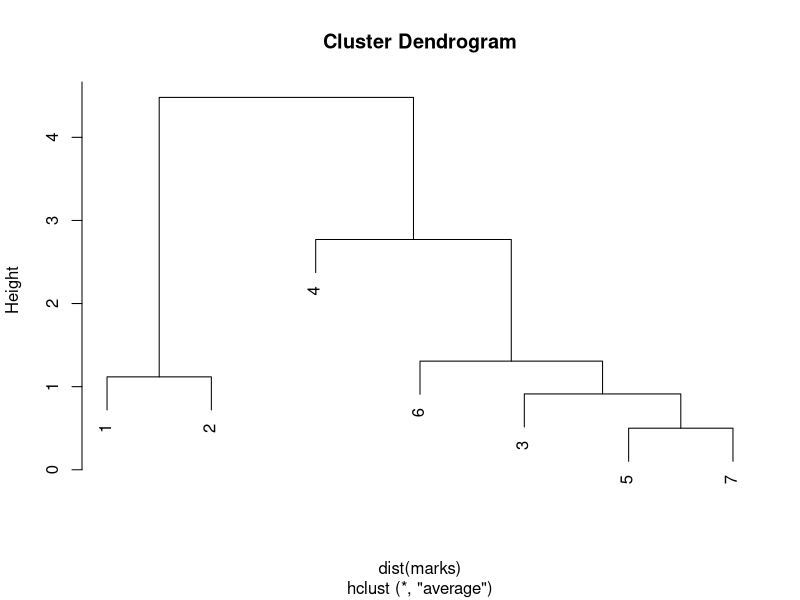
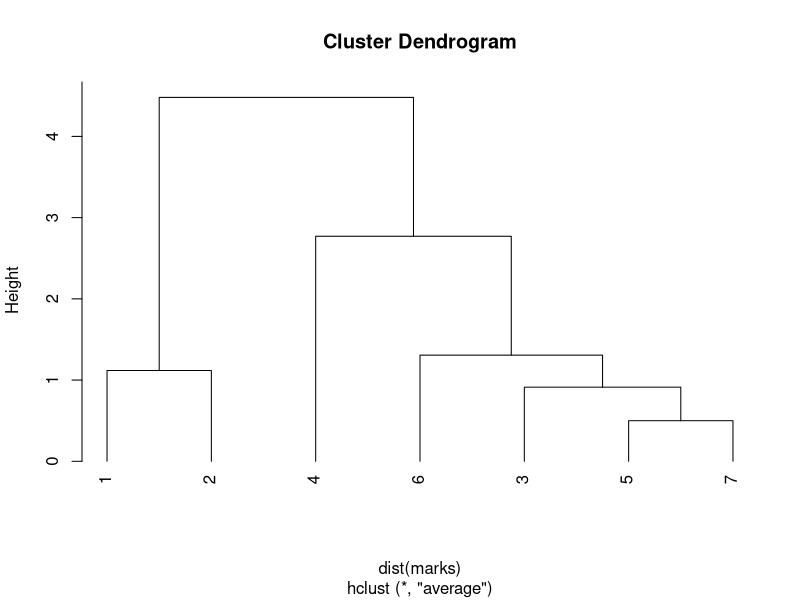

These charts were generated, in order, by the following R code:
#Hierarchical Clustering 

#Marks
A=c(1,1.5,3,5,3.5,4.5,3.5)
B=c(1,2,4,7,5,5,4.5)
marks=data.frame(A,B)
marks

hc <- hclust(dist(marks), "ave")
plot(hc)
plot(hc, hang = -1)
